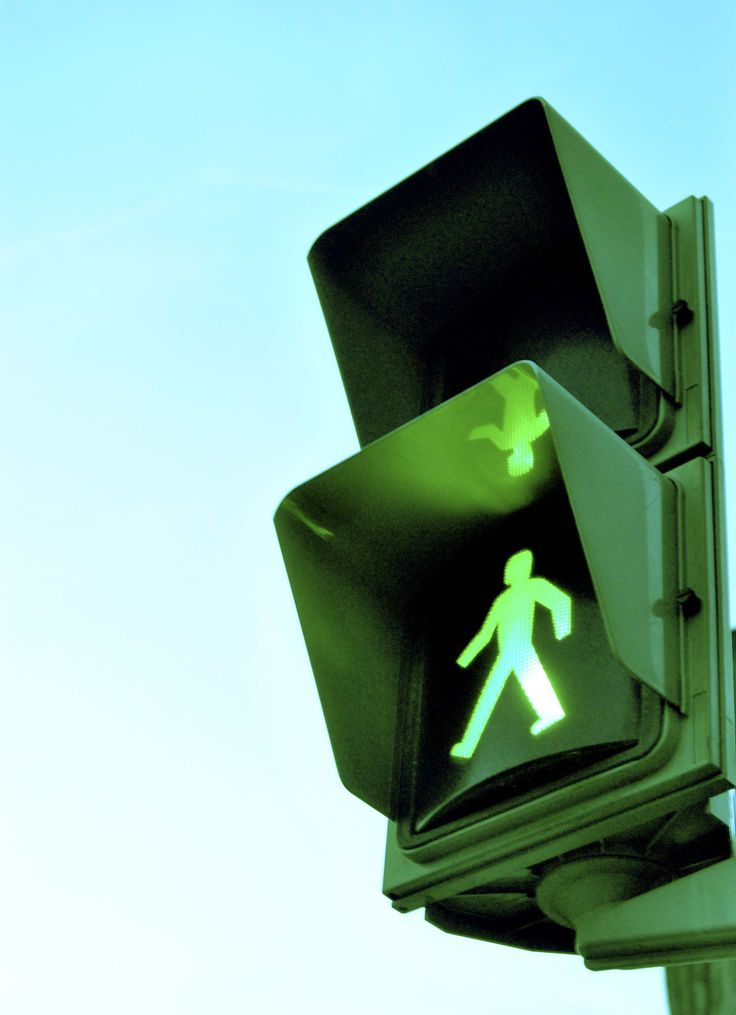
#> input picture instagram/sinal-verde/assets/semaforo-ref.jpg, 736 x 1015 px
$ python apagar-bonequinho.py
#> lines starting #> are read from the running program, lines starting #| are printed output that depends on the picture
# Gera a foto com o bonequinho verde apagado (quadro "off" do pisca).
# Uso: python3 apagar-bonequinho.py
import numpy as np
from PIL import Image, ImageFilter
src = Image.open('assets/semaforo-ref.jpg').convert('RGB')
#> src is the input picture: PIL image 736x1015 RGB; mean R, G, B 138.4, 176.5, 163.8
a = np.asarray(src).astype(float)
h, w, _ = a.shape
#> h = 1015; w = 736
# máscara: pixels verdes acesos na área do bonequinho (com o brilho em volta), borda suave
lum = a[..., 1]
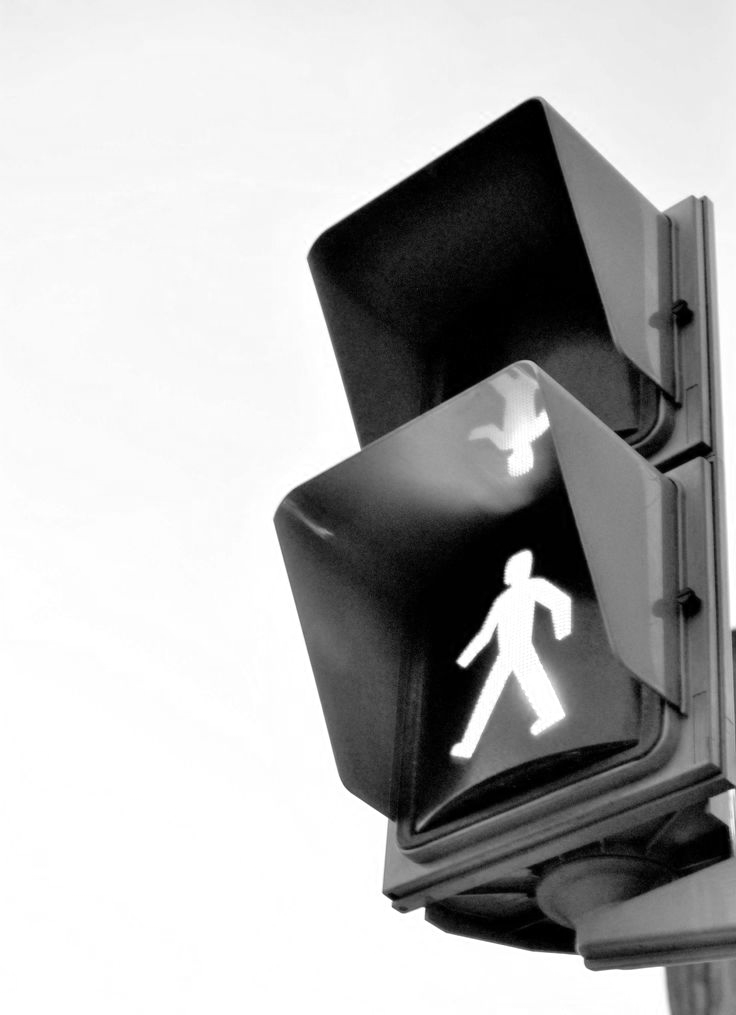
#> lum: shape (1015, 736) float64; min 0, max 255, mean 176.5
m = np.clip((lum - 25) / 90, 0, 1)
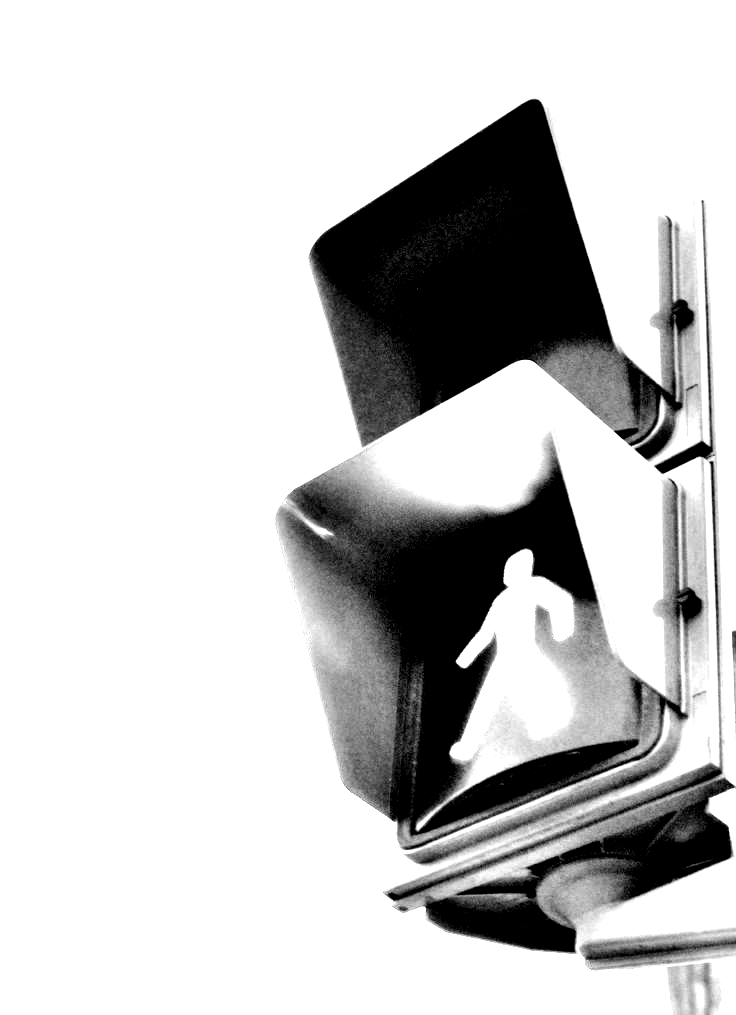
#> m: shape (1015, 736) float64; min 0, max 1, mean 0.791
box = np.zeros((h, w)); box[535:785, 425:588] = 1
box = np.asarray(Image.fromarray((box * 255).astype('uint8')).filter(ImageFilter.GaussianBlur(10))) / 255
m = np.asarray(Image.fromarray((m * box * 255).astype('uint8')).filter(ImageFilter.GaussianBlur(2))) / 255
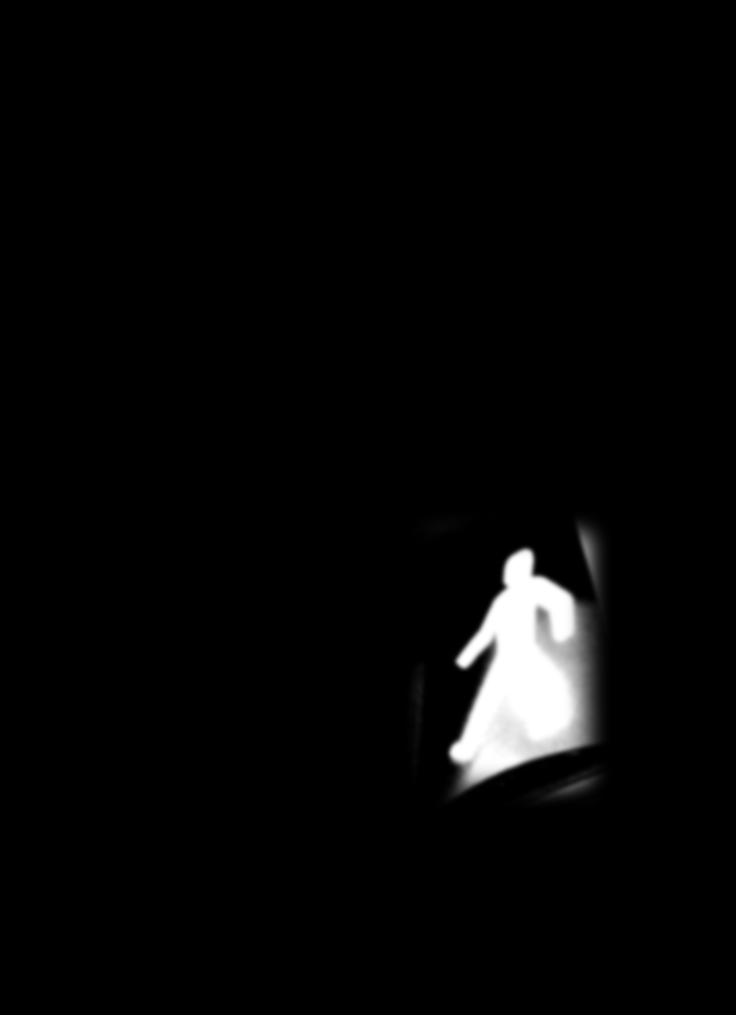
#> m: shape (1015, 736) float64; min 0, max 1, mean 0.0266
# LED apagado: fundo escuro do semáforo com o desenho do bonequinho bem fraco, puxado pro cinza
dark = np.array([8, 13, 11.0])
gray = a.mean(axis=2, keepdims=True)
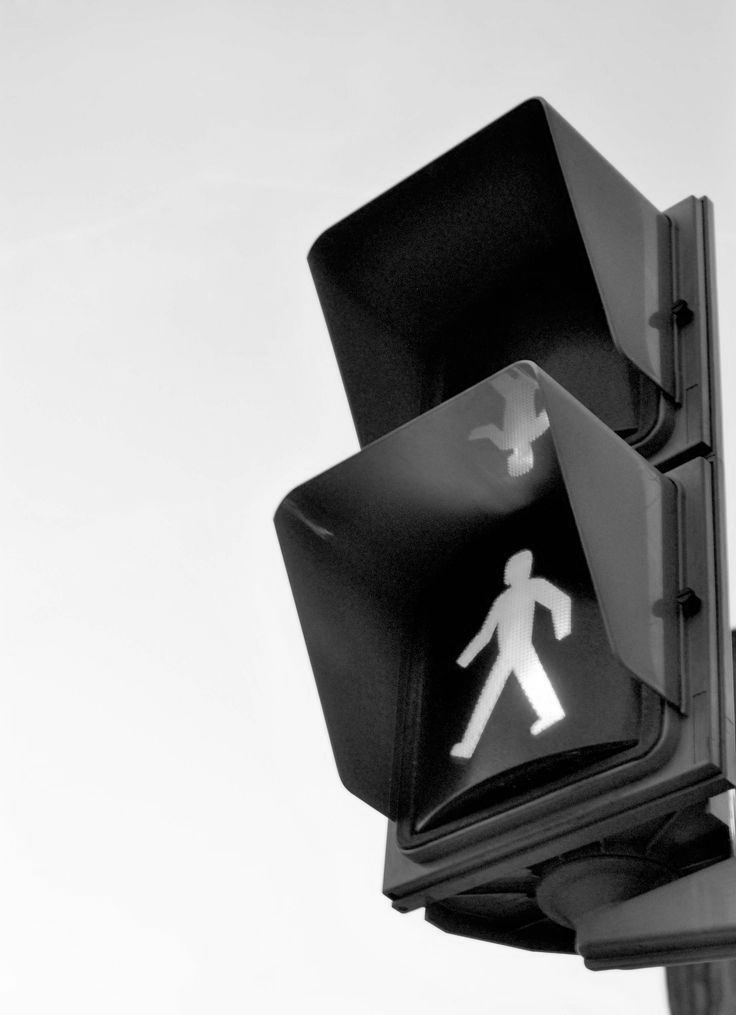
#> gray: shape (1015, 736, 1) float64; min 0, max 255, mean 159.6
off = dark + (0.55 * gray + 0.45 * a - dark) * 0.12
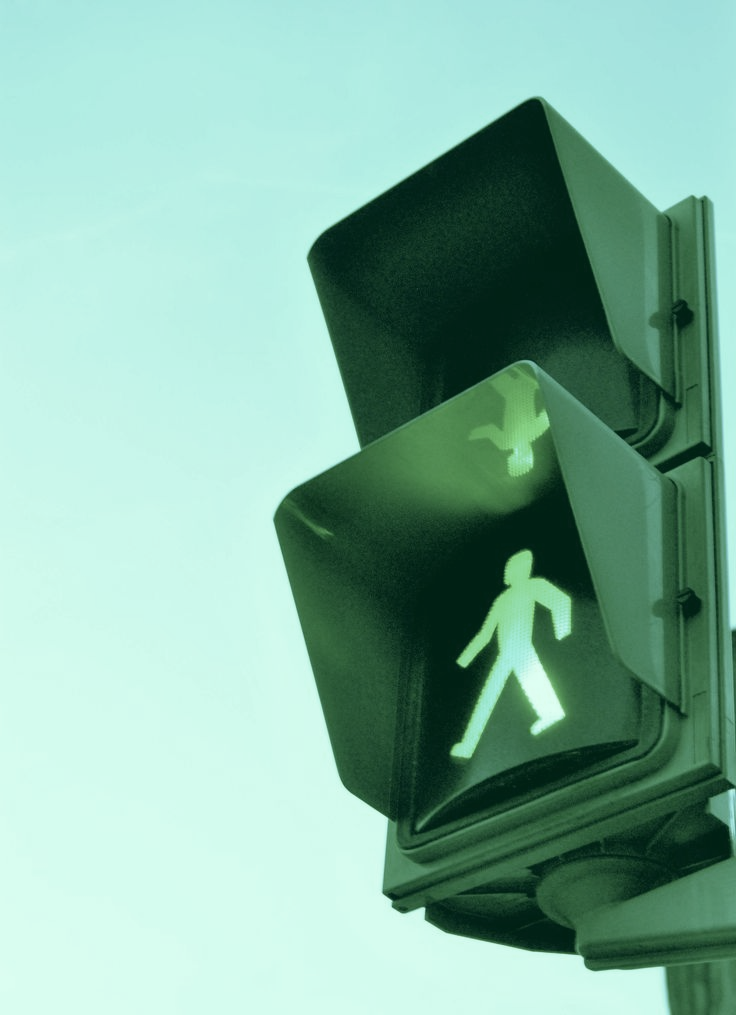
#> off: shape (1015, 736, 3) float64; mean R, G, B 25, 31.5, 29.1; drawn with min black and max white
out = a * (1 - m[..., None]) + off * m[..., None]
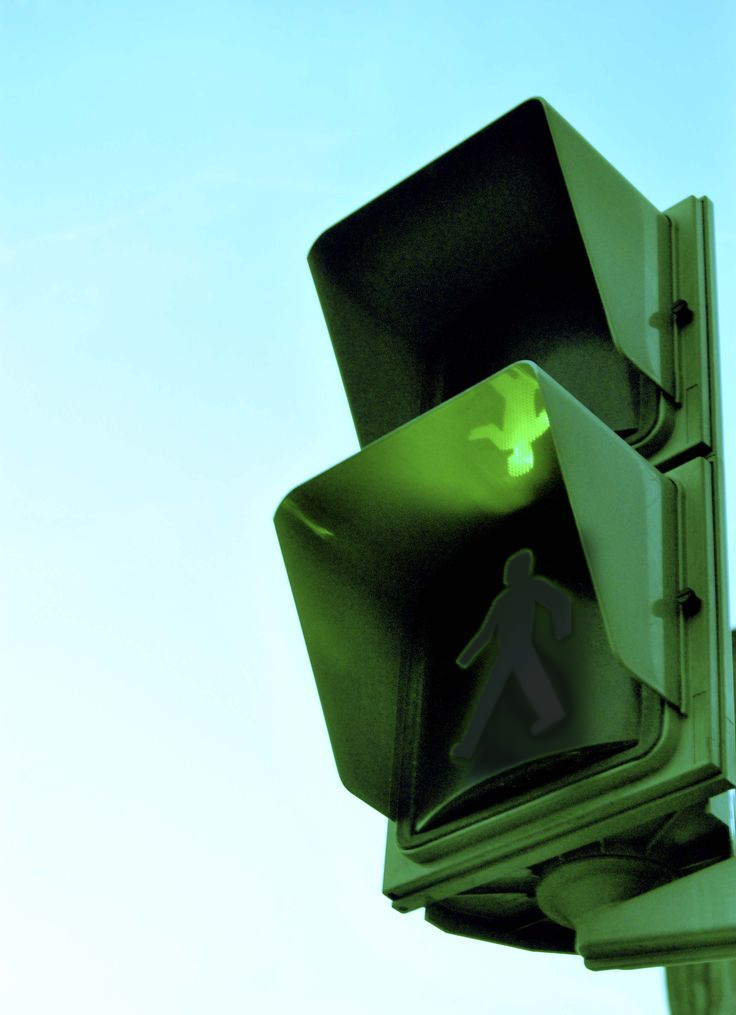
#> out: shape (1015, 736, 3) float64; mean R, G, B 136.1, 172.6, 161.6
Image.fromarray(np.clip(out, 0, 255).astype('uint8')).save('assets/semaforo-apagado.jpg', quality=95)

$ run again, with instagram/sinal-verde/assets/simbolo-claro.png saved as instagram/sinal-verde/assets/semaforo-ref.jpg
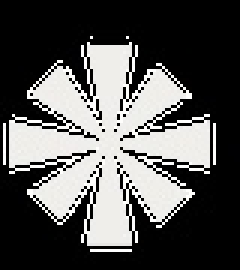
#> input picture instagram/sinal-verde/assets/simbolo-claro.png, 80 x 90 px (shown 3 times larger)
#> src is the input picture: PIL image 80x90 RGB; mean R, G, B 84.8, 84.5, 83.5
#> `off = dark + (0.55 * gray + 0.45 * a - dark) * 0.12`:
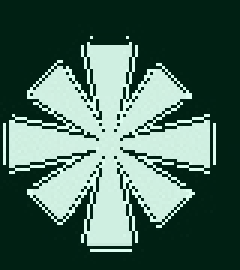
#> off: shape (90, 80, 3) float64 (shown 3 times larger); mean R, G, B 17.2, 21.6, 19.8; drawn with min black and max white
